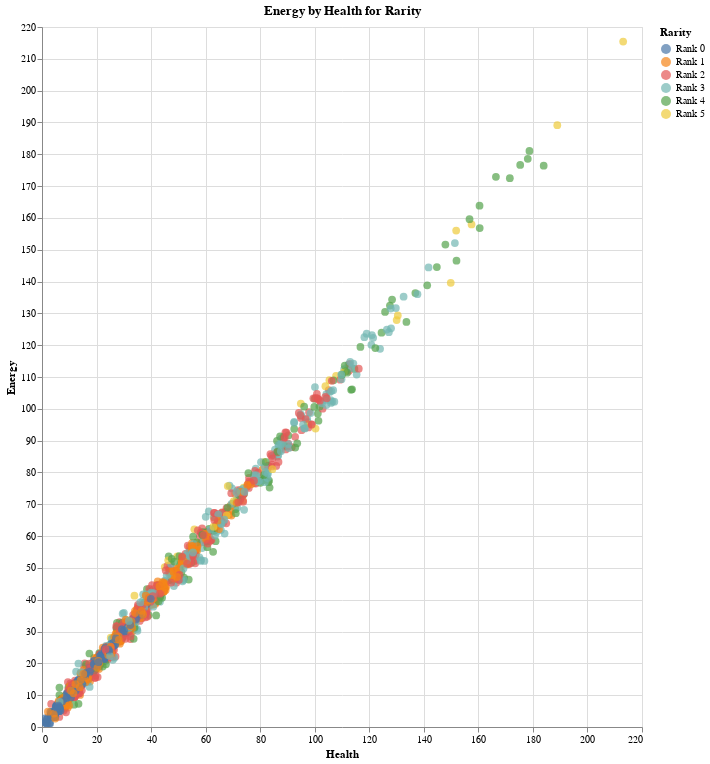

Source (notebook cell):
### Code cell
# Scatterplot visualization using Altair

alt.Chart(
    df,
    title = "Energy by Health for Rarity"
).mark_circle(size=60).encode(
    x="Health",
    y="Energy",
    color="Rarity",
    tooltip=["Name", "Type", "Level", "Rarity", "Damage", "Health", "Energy", "Sanity", "Timestamp"]
).properties(
    width=600,  # Adjust the width of the chart
    height=700  # Adjust the height of the chart
).interactive()

### Figure 1 — Vega-Lite specification as saved in the notebook (floating-point values rounded to 4 significant figures; data arrays with more than 128 entries replaced by an {"elided": "..."} marker saying what was removed)
{"config": {"view": {"continuousWidth": 400, "continuousHeight": 300}}, "data": {"name": "data-220dc8a60b9dfc9d6b39fd4b35d776b7"}, "mark": {"type": "circle", "size": 60}, "encoding": {"color": {"field": "Rarity", "type": "nominal"}, "tooltip": [{"field": "Name", "type": "nominal"}, {"field": "Type", "type": "nominal"}, {"field": "Level", "type": "quantitative"}, {"field": "Rarity", "type": "nominal"}, {"field": "Damage", "type": "nominal"}, {"field": "Health", "type": "quantitative"}, {"field": "Energy", "type": "quantitative"}, {"field": "Sanity", "type": "quantitative"}, {"field": "Timestamp", "type": "temporal"}], "x": {"field": "Health", "type": "quantitative"}, "y": {"field": "Energy", "type": "quantitative"}}, "height": 700, "selection": {"selector002": {"type": "interval", "bind": "scales", "encodings": ["x", "y"]}}, "title": "Energy by Health for Rarity", "width": 600, "$schema": "https://vega.github.io/schema/vega-lite/v4.17.0.json", "datasets": {"data-220dc8a60b9dfc9d6b39fd4b35d776b7": {"elided": "1500 records"}}}
